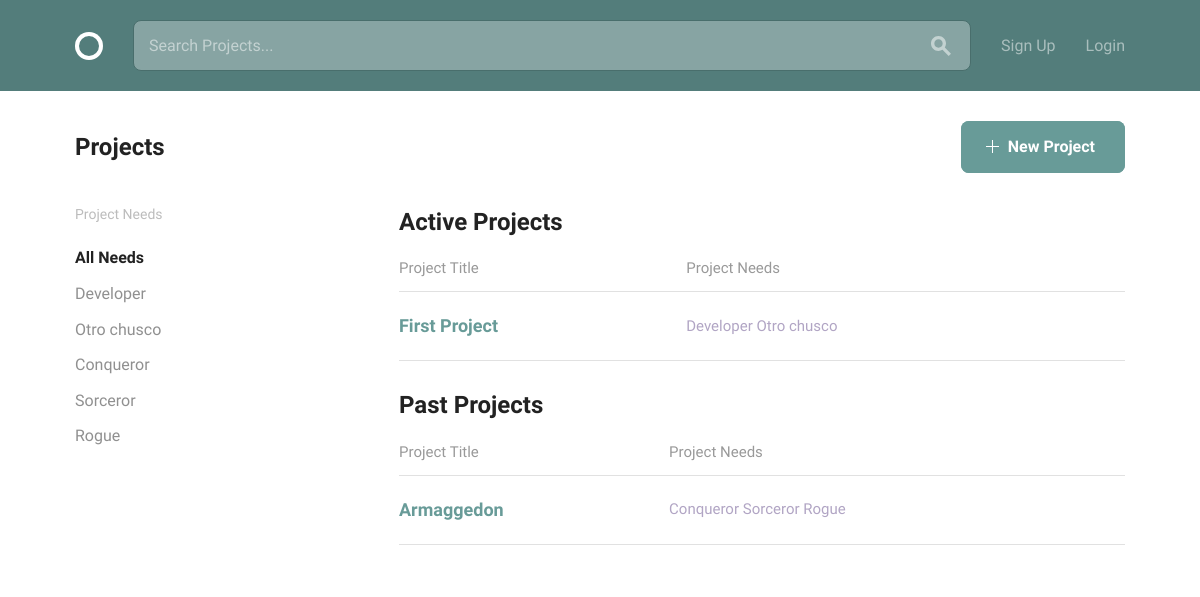
The app's page /, older data.
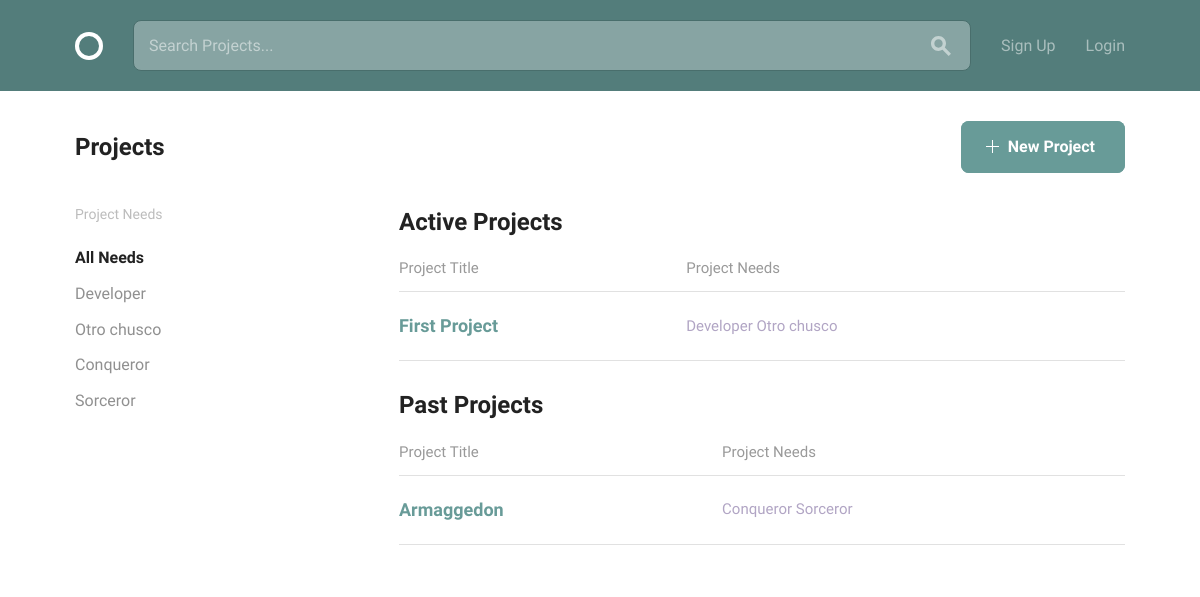
The same page, newer data.
### projects/models.py (models this page shows, shortened)
class Position(models.Model):
    title = models.CharField(max_length=30)
    description = models.CharField(max_length=140)
    applications = models.ManyToManyField('Application', blank=True, related_name="position_applications")

class Project(models.Model):
    owner = models.ForeignKey(settings.AUTH_USER_MODEL, on_delete=models.CASCADE, related_name="project")
    title = models.CharField(max_length=30)
    description = models.CharField(max_length=140)
    requirements = models.CharField(max_length=100)
    timeline = models.CharField(max_length=30, blank=True, default="")
    completed = models.BooleanField(default=False)
    positions = models.ManyToManyField(Position, blank=False)

### team_builder/views.py (the view)
# urls.py: 2. Add a URL to urlpatterns:  url(r'^$', Home.as_view(), name='home')
class Home(generic.TemplateView):
    template_name = "index.html"
    def get_context_data(self, **kwargs):
        context = super(Home, self).get_context_data()
        context['active_projects'] = models.Project.objects.filter(completed=False)
        context['past_projects'] = models.Project.objects.filter(completed=True)
        context['positions'] = models.Position.objects.all()
        return context

### templates/index.html
{%  extends "layout.html" %}
{% block content %}
  <div class="bounds circle--page">
    <div class="circle--page--header circle--fluid">
      <div class="circle--fluid--cell circle--fluid--primary">
        <h2>Projects</h2>
      </div>
      <div class="circle--fluid--cell circle--fluid--secondary">
        <a class="button button-primary icon-on-left" href="{% url 'projects:create-project' %}">
          <svg version="1.1" xmlns="http://www.w3.org/2000/svg" xmlns:xlink="http://www.w3.org/1999/xlink" x="0px" y="0px" viewBox="0 0 13 13" style="enable-background:new 0 0 13 13;" xml:space="preserve" class="add">
            <polygon points="7,6 7,0 6,0 6,6 0,6 0,7 6,7 6,13 7,13 7,7 13,7 13,6 "/>
          </svg>
          New Project
        </a>
      </div>
    </div>
    <div class="grid-25">
      <div class="circle--filter circle--secondary--module">
        <h4>Project Needs</h4>
        <ul class="circle--filter--list">
          <li><a {% if not selected %}class="selected" {% endif %} href="{% url 'home' %}">All Needs</a></li>
          {% for position in positions %}
            <li><a {% if selected == position.pk %} class="selected" {% endif %} href="{% url 'projects:filter' pk=position.pk %}">{{ position.title }}</a></li>
          {% endfor %}
        </ul>
      </div>
    </div>
    <div class="grid-70 grid-push-5">
      {% if not active_projects and not past_projects %}
        <p>Your search finished with no results.</p>
      {% else %}
          {% if active_projects %}
          <h2>Active Projects</h2>
          <table class="u-full-width circle--table">
            <thead>
              <tr>
                <th>Project Title</th>
                <th class="circle--cell--right">Project Needs</th>
              </tr>
            </thead>
            <tbody>
              {% for project in active_projects %}
              <tr class="clickable-row" data-href="{% url 'projects:view-project' pk=project.pk %}">
                <td>
                  <h3>{{ project.title }}</h3>
                </td>
                <td class="circle--cell--right">
                  {% for position in project.positions.all %}
                  <span class="secondary-label">{{ position.title }}</span>
                  {% endfor %}
                </td>
              </tr>
              {% endfor %}
            </tbody>
          </table>
          {% endif %}
          {% if past_projects %}
          <h2>Past Projects</h2>
          <table class="u-full-width circle--table">
            <thead>
              <tr>
                <th>Project Title</th>
                <th class="circle--cell--right">Project Needs</th>
              </tr>
            </thead>
            <tbody>
              {% for project in past_projects %}
              <tr class="clickable-row" data-href="{% url 'projects:view-project' pk=project.pk %}">
                <td>
                  <h3>{{ project.title }}</h3>
                </td>
                <td class="circle--cell--right">
                  {% for position in project.positions.all %}
                  <span class="secondary-label">{{ position.title }}</span>
                  {% endfor %}
                </td>
              </tr>
              {% endfor %}
            </tbody>
          </table>
          {% endif %}
      {% endif %}
    </div>
  </div>
{% endblock %}

Row changes from the older to the newer data that the page shows:
removed Position: title "Rogue"
